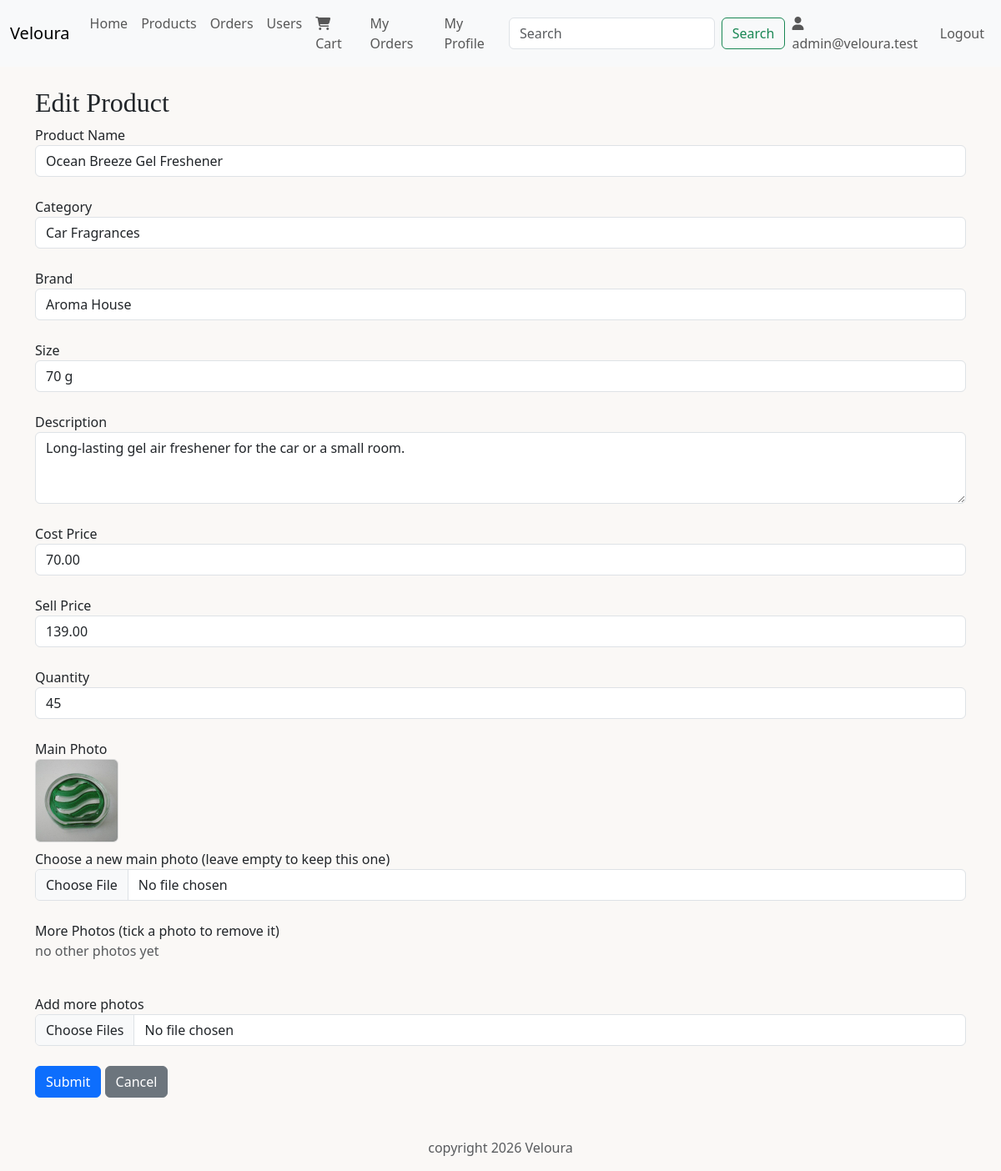
Screenshot of /product/edit.php?id=29 (signed in) with the database file from the repository.
### tables this page shows
CREATE TABLE stock (
    product_id INT PRIMARY KEY NOT NULL,
    quantity INT NOT NULL DEFAULT 0,
    FOREIGN KEY (product_id) REFERENCES product (product_id)
);

CREATE TABLE product (
    product_id INT PRIMARY KEY NOT NULL AUTO_INCREMENT,
    category_id INT NOT NULL,
    name VARCHAR(100) NOT NULL,
    brand VARCHAR(100) NOT NULL,
    size VARCHAR(30) NOT NULL,
    description VARCHAR(255) NOT NULL,
    cost_price DECIMAL(10,2) NOT NULL,
    sell_price DECIMAL(10,2) NOT NULL,
    img_path VARCHAR(255) NOT NULL,
    FOREIGN KEY (category_id) REFERENCES category (category_id)
);

### product/edit.php (the view, shortened to what this page needs)
<?php
include('../includes/config.php');
$product_id = filter_input(INPUT_GET, 'id', FILTER_VALIDATE_INT);
$sql = "SELECT p.*, s.quantity FROM product p INNER JOIN stock s USING (product_id) WHERE p.product_id = ?";
$result = mysqli_execute_query($conn, $sql, [$product_id]);
$item = mysqli_fetch_assoc($result);
$category_result = mysqli_query($conn, "SELECT category_id, name FROM category ORDER BY name");
$photo_result = mysqli_execute_query($conn, "SELECT image_id, img_path FROM product_images WHERE product_id = ?", [$product_id]);
include('../includes/header.php');
?>
<div class="container mt-4">
    <h2>Edit Product</h2>
    <form method="POST" action="update.php" enctype="multipart/form-data" novalidate>
        <div class="form-group">
            <label for="name">Product Name</label>
            <input type="text" class="form-control" id="name" name="name" value="<?php echo $item['name']; ?>" />
                <br>
            <label for="category">Category</label>
            <select name="category_id" id="category" class="form-control">
                <?php
                while ($row = mysqli_fetch_assoc($category_result)) {
                    if ($item['category_id'] == $row['category_id']) {
                        echo "<option value='{$row['category_id']}' selected>{$row['name']}</option>";
                    } else {
                        echo "<option value='{$row['category_id']}'>{$row['name']}</option>";
                    }
                }
                ?>
            </select>
                <br>
            <label for="brand">Brand</label>
            <input type="text" class="form-control" id="brand" name="brand" value="<?php echo $item['brand']; ?>" />
                <br>
            <label for="size">Size</label>
            <input type="text" class="form-control" id="size" name="size" value="<?php echo $item['size']; ?>" />
                <br>
            <label for="desc">Description</label>
            <textarea class="form-control" id="desc" name="description" rows="3"><?php echo $item['description']; ?></textarea>
                <br>
            <label for="cost">Cost Price</label>
            <input type="text" class="form-control" id="cost" name="cost_price" value="<?php echo $item['cost_price']; ?>" />
                <br>
            <label for="sell">Sell Price</label>
            <input type="text" class="form-control" id="sell" name="sell_price" value="<?php echo $item['sell_price']; ?>" />
                <br>
            <label for="qty">Quantity</label>
            <input type="text" class="form-control" id="qty" name="quantity" value="<?php echo $item['quantity']; ?>" />
                <br>
            <label>Main Photo</label><br>
            <img src="<?php echo $item['img_path']; ?>" class="extra-photo mb-2"><br>
            <label for="img_path">Choose a new main photo (leave empty to keep this one)</label>
            <input class="form-control" type="file" id="img_path" name="img_path" />
                <br>
            <label>More Photos (tick a photo to remove it)</label><br>
            <?php
            if (mysqli_num_rows($photo_result) === 0) {
                echo "<p class='text-muted'>no other photos yet</p>";
            }
            ?>
            <br>
            <label for="photos">Add more photos</label>
            <input class="form-control" type="file" id="photos" name="photos[]" multiple />
                <br>
        </div>
        <button type="submit" class="btn btn-primary" name="submit">Submit</button>
        <a href="index.php" role="button" class="btn btn-secondary">Cancel</a>
    </form>
</div>
<?php
include('../includes/footer.php');
?>

### includes/style/style.css (style rules this page uses)
body { background-color: #faf8f6; }
h1, h2, h3 { font-family: Georgia, serif; }
.extra-photo { width: 100px; height: 100px; object-fit: cover; border-radius: 6px; border: 1px solid #ddd; }

### rows the page displays
stock: name "Ocean Breeze Gel Freshener", brand "Aroma House", size "70 g", description "Long-lasting gel air freshener for the car or a small room.", cost_price "70.00", sell_price "139.00", quantity "45", product_id.img_path (picture)

### other values shown
$_SESSION['email'] "admin@veloura.test"
form field category_id "Car Fragrances"
